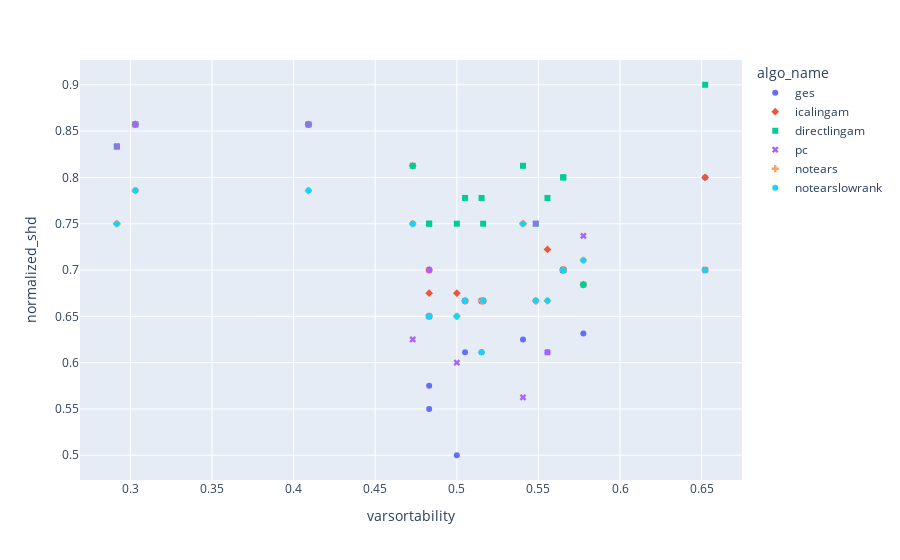
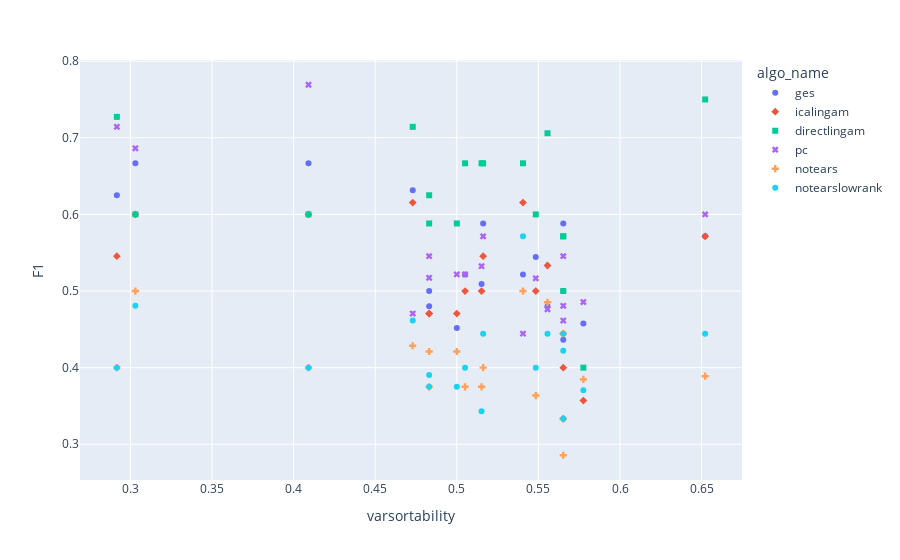
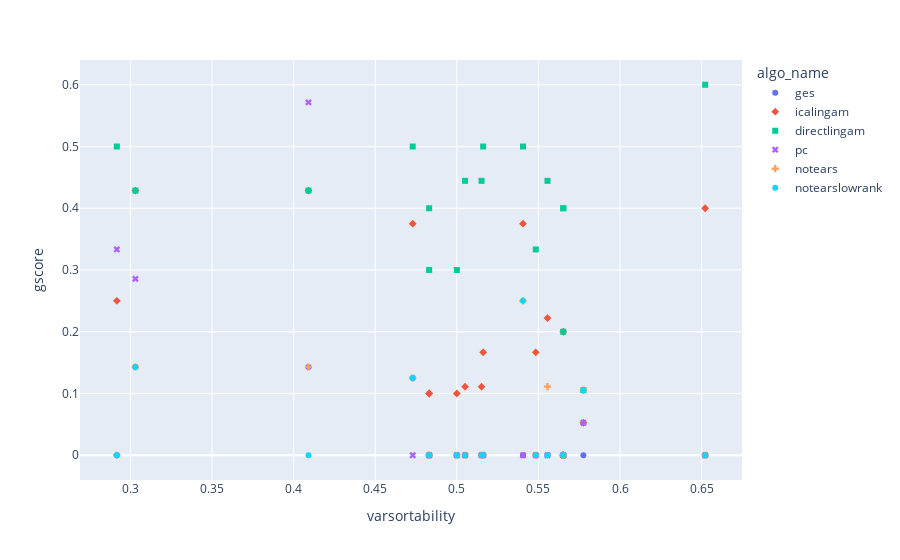

The notebook cell saved with these charts, in order:
### Code cell
def show_scatter_plot(dataframe, x_lable, y_lable, color, symbol):
    fig = px.scatter(dataframe, x=x_lable, y=y_lable,color=color, symbol=symbol)
    fig.show()
show_scatter_plot(df_for_scatter_plot_norm_shd, 'varsortability', 'normalized_shd', color="algo_name", symbol="algo_name")  
show_scatter_plot(df_for_scatter_plot_f1, 'varsortability', 'F1', color="algo_name", symbol="algo_name")
show_scatter_plot(df_for_scatter_plot_gscore, 'varsortability', 'gscore', color="algo_name", symbol="algo_name")

### Figure 1 — Plotly figure (JSON) as saved in the notebook; plotly's stock layout.template omitted (floating-point values rounded to 4 significant figures)
{"data": [{"hovertemplate": "algo_name=ges<br>varsortability=%{x}<br>normalized_shd=%{y}<extra></extra>", "legendgroup": "ges", "marker": {"color": "#636efa", "symbol": "circle"}, "mode": "markers", "name": "ges", "orientation": "v", "showlegend": true, "type": "scatter", "x": [0.2917, 0.303, 0.4091, 0.6522, 0.5652, 0.5652, 0.5776, 0.5652, 0.473, 0.5405, 0.5161, 0.5484, 0.5152, 0.5051, 0.5556, 0.5, 0.4831, 0.4831], "xaxis": "x", "y": [0.8333, 0.7857, 0.8571, 0.8, 0.7, 0.7, 0.6316, 0.7, 0.75, 0.625, 0.6667, 0.6667, 0.6111, 0.6111, 0.6111, 0.5, 0.575, 0.55], "yaxis": "y"}, {"hovertemplate": "algo_name=icalingam<br>varsortability=%{x}<br>normalized_shd=%{y}<extra></extra>", "legendgroup": "icalingam", "marker": {"color": "#EF553B", "symbol": "diamond"}, "mode": "markers", "name": "icalingam", "orientation": "v", "showlegend": true, "type": "scatter", "x": [0.2917, 0.303, 0.4091, 0.5776, 0.6522, 0.5652, 0.5652, 0.5652, 0.473, 0.5405, 0.5161, 0.5484, 0.5152, 0.5051, 0.5556, 0.5, 0.4831, 0.4831], "xaxis": "x", "y": [0.75, 0.8571, 0.8571, 0.6842, 0.8, 0.7, 0.7, 0.7, 0.8125, 0.75, 0.6667, 0.6667, 0.6667, 0.6667, 0.7222, 0.675, 0.7, 0.675], "yaxis": "y"}, {"hovertemplate": "algo_name=directlingam<br>varsortability=%{x}<br>normalized_shd=%{y}<extra></extra>", "legendgroup": "directlingam", "marker": {"color": "#00cc96", "symbol": "square"}, "mode": "markers", "name": "directlingam", "orientation": "v", "showlegend": true, "type": "scatter", "x": [0.2917, 0.303, 0.4091, 0.5776, 0.6522, 0.5652, 0.5652, 0.5652, 0.473, 0.5405, 0.5161, 0.5484, 0.5152, 0.5051, 0.5556, 0.5, 0.4831, 0.4831], "xaxis": "x", "y": [0.8333, 0.8571, 0.8571, 0.6842, 0.9, 0.8, 0.7, 0.8, 0.8125, 0.8125, 0.75, 0.75, 0.7778, 0.7778, 0.7778, 0.75, 0.75, 0.75], "yaxis": "y"}, {"hovertemplate": "algo_name=pc<br>varsortability=%{x}<br>normalized_shd=%{y}<extra></extra>", "legendgroup": "pc", "marker": {"color": "#ab63fa", "symbol": "x"}, "mode": "markers", "name": "pc", "orientation": "v", "showlegend": true, "type": "scatter", "x": [0.2917, 0.303, 0.4091, 0.6522, 0.5776, 0.5652, 0.5652, 0.5652, 0.473, 0.5405, 0.5161, 0.5484, 0.5152, 0.5051, 0.5556, 0.5, 0.4831, 0.4831], "xaxis": "x", "y": [0.8333, 0.8571, 0.8571, 0.7, 0.7368, 0.7, 0.7, 0.7, 0.625, 0.5625, 0.6667, 0.75, 0.6667, 0.6667, 0.6111, 0.6, 0.7, 0.65], "yaxis": "y"}, {"hovertemplate": "algo_name=notears<br>varsortability=%{x}<br>normalized_shd=%{y}<extra></extra>", "legendgroup": "notears", "marker": {"color": "#FFA15A", "symbol": "cross"}, "mode": "markers", "name": "notears", "orientation": "v", "showlegend": true, "type": "scatter", "x": [0.2917, 0.303, 0.4091, 0.6522, 0.5776, 0.5652, 0.5652, 0.5652, 0.473, 0.5405, 0.5161, 0.5484, 0.5152, 0.5051, 0.5556, 0.5, 0.4831, 0.4831], "xaxis": "x", "y": [0.75, 0.7857, 0.7857, 0.7, 0.7105, 0.7, 0.7, 0.7, 0.75, 0.75, 0.6667, 0.6667, 0.6667, 0.6667, 0.6667, 0.65, 0.65, 0.65], "yaxis": "y"}, {"hovertemplate": "algo_name=notearslowrank<br>varsortability=%{x}<br>normalized_shd=%{y}<extra></extra>", "legendgroup": "notearslowrank", "marker": {"color": "#19d3f3", "symbol": "circle"}, "mode": "markers", "name": "notearslowrank", "orientation": "v", "showlegend": true, "type": "scatter", "x": [0.303, 0.2917, 0.4091, 0.5776, 0.6522, 0.5652, 0.5652, 0.5652, 0.473, 0.5405, 0.5161, 0.5484, 0.5152, 0.5051, 0.5556, 0.5, 0.4831, 0.4831], "xaxis": "x", "y": [0.7857, 0.75, 0.7857, 0.7105, 0.7, 0.7, 0.7, 0.7, 0.75, 0.75, 0.6667, 0.6667, 0.6111, 0.6667, 0.6667, 0.65, 0.65, 0.65], "yaxis": "y"}], "layout": {"legend": {"title": {"text": "algo_name"}, "tracegroupgap": 0}, "margin": {"t": 60}, "xaxis": {"anchor": "y", "domain": [0, 1], "title": {"text": "varsortability"}}, "yaxis": {"anchor": "x", "domain": [0, 1], "title": {"text": "normalized_shd"}}}}

### Figure 2 — Plotly figure (JSON) as saved in the notebook; plotly's stock layout.template omitted (floating-point values rounded to 4 significant figures)
{"data": [{"hovertemplate": "algo_name=ges<br>varsortability=%{x}<br>F1=%{y}<extra></extra>", "legendgroup": "ges", "marker": {"color": "#636efa", "symbol": "circle"}, "mode": "markers", "name": "ges", "orientation": "v", "showlegend": true, "type": "scatter", "x": [0.2917, 0.303, 0.4091, 0.6522, 0.5652, 0.5652, 0.5776, 0.5652, 0.473, 0.5405, 0.5161, 0.5484, 0.5152, 0.5051, 0.5556, 0.5, 0.4831, 0.4831], "xaxis": "x", "y": [0.625, 0.6667, 0.6667, 0.5714, 0.4365, 0.5882, 0.4576, 0.5, 0.6316, 0.5217, 0.5882, 0.5444, 0.5092, 0.5217, 0.48, 0.4516, 0.5, 0.48], "yaxis": "y"}, {"hovertemplate": "algo_name=icalingam<br>varsortability=%{x}<br>F1=%{y}<extra></extra>", "legendgroup": "icalingam", "marker": {"color": "#EF553B", "symbol": "diamond"}, "mode": "markers", "name": "icalingam", "orientation": "v", "showlegend": true, "type": "scatter", "x": [0.2917, 0.303, 0.4091, 0.5776, 0.6522, 0.5652, 0.5652, 0.5652, 0.473, 0.5405, 0.5161, 0.5484, 0.5152, 0.5051, 0.5556, 0.5, 0.4831, 0.4831], "xaxis": "x", "y": [0.5455, 0.6, 0.6, 0.3571, 0.5714, 0.4, 0.4444, 0.3333, 0.6154, 0.6154, 0.5455, 0.5, 0.5, 0.5, 0.5333, 0.4706, 0.4706, 0.4706], "yaxis": "y"}, {"hovertemplate": "algo_name=directlingam<br>varsortability=%{x}<br>F1=%{y}<extra></extra>", "legendgroup": "directlingam", "marker": {"color": "#00cc96", "symbol": "square"}, "mode": "markers", "name": "directlingam", "orientation": "v", "showlegend": true, "type": "scatter", "x": [0.2917, 0.303, 0.4091, 0.5776, 0.6522, 0.5652, 0.5652, 0.5652, 0.473, 0.5405, 0.5161, 0.5484, 0.5152, 0.5051, 0.5556, 0.5, 0.4831, 0.4831], "xaxis": "x", "y": [0.7273, 0.6, 0.6, 0.4, 0.75, 0.5714, 0.5, 0.5714, 0.7143, 0.6667, 0.6667, 0.6, 0.6667, 0.6667, 0.7059, 0.5882, 0.625, 0.5882], "yaxis": "y"}, {"hovertemplate": "algo_name=pc<br>varsortability=%{x}<br>F1=%{y}<extra></extra>", "legendgroup": "pc", "marker": {"color": "#ab63fa", "symbol": "x"}, "mode": "markers", "name": "pc", "orientation": "v", "showlegend": true, "type": "scatter", "x": [0.2917, 0.303, 0.4091, 0.6522, 0.5776, 0.5652, 0.5652, 0.5652, 0.473, 0.5405, 0.5161, 0.5484, 0.5152, 0.5051, 0.5556, 0.5, 0.4831, 0.4831], "xaxis": "x", "y": [0.7143, 0.6863, 0.7692, 0.6, 0.4857, 0.4615, 0.5455, 0.4808, 0.4706, 0.4444, 0.5714, 0.5167, 0.5324, 0.5217, 0.4762, 0.5217, 0.5455, 0.5173], "yaxis": "y"}, {"hovertemplate": "algo_name=notears<br>varsortability=%{x}<br>F1=%{y}<extra></extra>", "legendgroup": "notears", "marker": {"color": "#FFA15A", "symbol": "cross"}, "mode": "markers", "name": "notears", "orientation": "v", "showlegend": true, "type": "scatter", "x": [0.2917, 0.303, 0.4091, 0.6522, 0.5776, 0.5652, 0.5652, 0.5652, 0.473, 0.5405, 0.5161, 0.5484, 0.5152, 0.5051, 0.5556, 0.5, 0.4831, 0.4831], "xaxis": "x", "y": [0.4, 0.5, 0.4, 0.3889, 0.3846, 0.2857, 0.4444, 0.3333, 0.4286, 0.5, 0.4, 0.3636, 0.375, 0.375, 0.4853, 0.4211, 0.375, 0.4211], "yaxis": "y"}, {"hovertemplate": "algo_name=notearslowrank<br>varsortability=%{x}<br>F1=%{y}<extra></extra>", "legendgroup": "notearslowrank", "marker": {"color": "#19d3f3", "symbol": "circle"}, "mode": "markers", "name": "notearslowrank", "orientation": "v", "showlegend": true, "type": "scatter", "x": [0.303, 0.2917, 0.4091, 0.5776, 0.6522, 0.5652, 0.5652, 0.5652, 0.473, 0.5405, 0.5161, 0.5484, 0.5152, 0.5051, 0.5556, 0.5, 0.4831, 0.4831], "xaxis": "x", "y": [0.4808, 0.4, 0.4, 0.3704, 0.4444, 0.3333, 0.4222, 0.4444, 0.4615, 0.5714, 0.4444, 0.4, 0.3431, 0.4, 0.4444, 0.375, 0.375, 0.3905], "yaxis": "y"}], "layout": {"legend": {"title": {"text": "algo_name"}, "tracegroupgap": 0}, "margin": {"t": 60}, "xaxis": {"anchor": "y", "domain": [0, 1], "title": {"text": "varsortability"}}, "yaxis": {"anchor": "x", "domain": [0, 1], "title": {"text": "F1"}}}}

### Figure 3 — Plotly figure (JSON) as saved in the notebook; plotly's stock layout.template omitted (floating-point values rounded to 4 significant figures)
{"data": [{"hovertemplate": "algo_name=ges<br>varsortability=%{x}<br>gscore=%{y}<extra></extra>", "legendgroup": "ges", "marker": {"color": "#636efa", "symbol": "circle"}, "mode": "markers", "name": "ges", "orientation": "v", "showlegend": true, "type": "scatter", "x": [0.2917, 0.303, 0.4091, 0.6522, 0.5652, 0.5652, 0.5776, 0.5652, 0.473, 0.5405, 0.5161, 0.5484, 0.5152, 0.5051, 0.5556, 0.5, 0.4831, 0.4831], "xaxis": "x", "y": [0, 0.1429, 0.1429, 0, 0, 0, 0, 0, 0.125, 0, 0, 0, 0, 0, 0, 0, 0, 0], "yaxis": "y"}, {"hovertemplate": "algo_name=icalingam<br>varsortability=%{x}<br>gscore=%{y}<extra></extra>", "legendgroup": "icalingam", "marker": {"color": "#EF553B", "symbol": "diamond"}, "mode": "markers", "name": "icalingam", "orientation": "v", "showlegend": true, "type": "scatter", "x": [0.2917, 0.303, 0.4091, 0.5776, 0.6522, 0.5652, 0.5652, 0.5652, 0.473, 0.5405, 0.5161, 0.5484, 0.5152, 0.5051, 0.5556, 0.5, 0.4831, 0.4831], "xaxis": "x", "y": [0.25, 0.4286, 0.4286, 0.0526, 0.4, 0.2, 0, 0, 0.375, 0.375, 0.1667, 0.1667, 0.1111, 0.1111, 0.2222, 0.1, 0.1, 0.1], "yaxis": "y"}, {"hovertemplate": "algo_name=directlingam<br>varsortability=%{x}<br>gscore=%{y}<extra></extra>", "legendgroup": "directlingam", "marker": {"color": "#00cc96", "symbol": "square"}, "mode": "markers", "name": "directlingam", "orientation": "v", "showlegend": true, "type": "scatter", "x": [0.2917, 0.303, 0.4091, 0.5776, 0.6522, 0.5652, 0.5652, 0.5652, 0.473, 0.5405, 0.5161, 0.5484, 0.5152, 0.5051, 0.5556, 0.5, 0.4831, 0.4831], "xaxis": "x", "y": [0.5, 0.4286, 0.4286, 0.1053, 0.6, 0.4, 0.2, 0.4, 0.5, 0.5, 0.5, 0.3333, 0.4444, 0.4444, 0.4444, 0.3, 0.4, 0.3], "yaxis": "y"}, {"hovertemplate": "algo_name=pc<br>varsortability=%{x}<br>gscore=%{y}<extra></extra>", "legendgroup": "pc", "marker": {"color": "#ab63fa", "symbol": "x"}, "mode": "markers", "name": "pc", "orientation": "v", "showlegend": true, "type": "scatter", "x": [0.2917, 0.303, 0.4091, 0.6522, 0.5776, 0.5652, 0.5652, 0.5652, 0.473, 0.5405, 0.5161, 0.5484, 0.5152, 0.5051, 0.5556, 0.5, 0.4831, 0.4831], "xaxis": "x", "y": [0.3333, 0.2857, 0.5714, 0, 0.0526, 0, 0, 0, 0, 0, 0, 0, 0, 0, 0, 0, 0, 0], "yaxis": "y"}, {"hovertemplate": "algo_name=notears<br>varsortability=%{x}<br>gscore=%{y}<extra></extra>", "legendgroup": "notears", "marker": {"color": "#FFA15A", "symbol": "cross"}, "mode": "markers", "name": "notears", "orientation": "v", "showlegend": true, "type": "scatter", "x": [0.2917, 0.303, 0.4091, 0.6522, 0.5776, 0.5652, 0.5652, 0.5652, 0.473, 0.5405, 0.5161, 0.5484, 0.5152, 0.5051, 0.5556, 0.5, 0.4831, 0.4831], "xaxis": "x", "y": [0, 0.1429, 0.1429, 0, 0.1053, 0, 0, 0, 0.125, 0.25, 0, 0, 0, 0, 0.1111, 0, 0, 0], "yaxis": "y"}, {"hovertemplate": "algo_name=notearslowrank<br>varsortability=%{x}<br>gscore=%{y}<extra></extra>", "legendgroup": "notearslowrank", "marker": {"color": "#19d3f3", "symbol": "circle"}, "mode": "markers", "name": "notearslowrank", "orientation": "v", "showlegend": true, "type": "scatter", "x": [0.303, 0.2917, 0.4091, 0.5776, 0.6522, 0.5652, 0.5652, 0.5652, 0.473, 0.5405, 0.5161, 0.5484, 0.5152, 0.5051, 0.5556, 0.5, 0.4831, 0.4831], "xaxis": "x", "y": [0.1429, 0, 0, 0.1053, 0, 0, 0, 0, 0.125, 0.25, 0, 0, 0, 0, 0, 0, 0, 0], "yaxis": "y"}], "layout": {"legend": {"title": {"text": "algo_name"}, "tracegroupgap": 0}, "margin": {"t": 60}, "xaxis": {"anchor": "y", "domain": [0, 1], "title": {"text": "varsortability"}}, "yaxis": {"anchor": "x", "domain": [0, 1], "title": {"text": "gscore"}}}}
